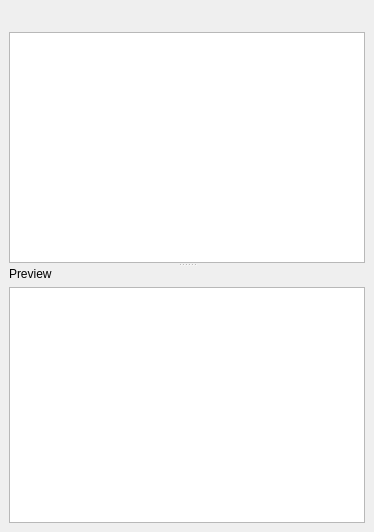
<?xml version="1.0" encoding="UTF-8"?>
<ui version="4.0">
 <class>CodeSnippetsPanel</class>
 <widget class="QDockWidget" name="CodeSnippetsPanel">
  <property name="geometry">
   <rect>
    <x>0</x>
    <y>0</y>
    <width>374</width>
    <height>532</height>
   </rect>
  </property>
  <property name="acceptDrops">
   <bool>true</bool>
  </property>
  <property name="windowTitle">
   <string>Code Snippets</string>
  </property>
  <widget class="QWidget" name="dockWidgetContents">
   <layout class="QVBoxLayout" name="verticalLayout">
    <item>
     <widget class="QToolBar" name="toolBar"/>
    </item>
    <item>
     <widget class="QSplitter" name="splitter">
      <property name="orientation">
       <enum>Qt::Orientation::Vertical</enum>
      </property>
      <widget class="QListView" name="snippetsListView">
       <property name="toolTip">
        <string>&lt;html&gt;&lt;head/&gt;&lt;body&gt;&lt;p&gt;Drag to the SQL editor to use the snippet.&lt;/p&gt;&lt;p&gt;Drop any code (or a text) here to add a new code snippet.&lt;/p&gt;&lt;p&gt;Double-click to edit the snippet.&lt;/p&gt;&lt;p&gt;Code snippets are also available in Code Assistant. Invoke it twice to show snippets.&lt;/p&gt;&lt;/body&gt;&lt;/html&gt;</string>
       </property>
       <property name="dragEnabled">
        <bool>true</bool>
       </property>
       <property name="dragDropMode">
        <enum>QAbstractItemView::DragDropMode::DragOnly</enum>
       </property>
      </widget>
      <widget class="QWidget" name="previewContainer" native="true">
       <layout class="QVBoxLayout" name="verticalLayout_2">
        <property name="leftMargin">
         <number>0</number>
        </property>
        <property name="topMargin">
         <number>0</number>
        </property>
        <property name="rightMargin">
         <number>0</number>
        </property>
        <property name="bottomMargin">
         <number>0</number>
        </property>
        <item>
         <widget class="QLabel" name="previewLabel">
          <property name="text">
           <string>Preview</string>
          </property>
         </widget>
        </item>
        <item>
         <widget class="SqlView" name="previewEdit"/>
        </item>
       </layout>
      </widget>
     </widget>
    </item>
   </layout>
  </widget>
 </widget>
 <customwidgets>
  <customwidget>
   <class>SqlView</class>
   <extends>QPlainTextEdit</extends>
   <header>sqlview.h</header>
  </customwidget>
 </customwidgets>
 <resources/>
 <connections/>
</ui>
